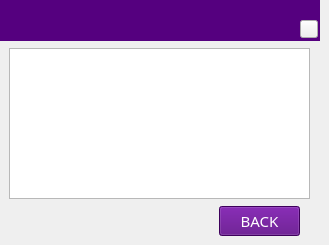
   <widget class="QWidget" name="page">
    <widget class="QLabel" name="label_10">
     <property name="geometry">
      <rect>
       <x>0</x>
       <y>0</y>
       <width>320</width>
       <height>41</height>
      </rect>
     </property>
     <property name="font">
      <font>
       <family>Sans Serif</family>
       <pointsize>11</pointsize>
       <weight>9</weight>
       <italic>false</italic>
       <bold>false</bold>
      </font>
     </property>
     <property name="cursor">
      <cursorShape>BlankCursor</cursorShape>
     </property>
     <property name="focusPolicy">
      <enum>Qt::NoFocus</enum>
     </property>
     <property name="styleSheet">
      <string notr="true">color: rgb(255, 255, 255);
background-color: rgb(85, 0, 127);
font: 75 11pt &quot;Sans Serif&quot;;</string>
     </property>
     <property name="text">
      <string extracomment="Bank Selection"/>
     </property>
    </widget>
    <widget class="QListWidget" name="listWidget_Issuer">
     <property name="geometry">
      <rect>
       <x>9</x>
       <y>48</y>
       <width>301</width>
       <height>151</height>
      </rect>
     </property>
     <property name="font">
      <font>
       <pointsize>14</pointsize>
       <weight>75</weight>
       <italic>false</italic>
       <bold>true</bold>
      </font>
     </property>
     <property name="focusPolicy">
      <enum>Qt::NoFocus</enum>
     </property>
     <property name="styleSheet">
      <string notr="true">color:rgb(0, 0, 127)</string>
     </property>
    </widget>
    <widget class="QPushButton" name="BtnBackIssuer">
     <property name="geometry">
      <rect>
       <x>219</x>
       <y>206</y>
       <width>81</width>
       <height>30</height>
      </rect>
     </property>
     <property name="font">
      <font>
       <family>Sans Serif</family>
       <pointsize>11</pointsize>
       <weight>9</weight>
       <italic>false</italic>
       <bold>false</bold>
      </font>
     </property>
     <property name="focusPolicy">
      <enum>Qt::NoFocus</enum>
     </property>
     <property name="styleSheet">
      <string notr="true">color: rgb(255, 255, 255);
background-color: rgb(85, 0, 127);
font: 75 11pt &quot;Sans Serif&quot;;</string>
     </property>
     <property name="text">
      <string>BACK</string>
     </property>
    </widget>
    <widget class="QLabel" name="FinoLogo_11">
     <property name="geometry">
      <rect>
       <x>5</x>
       <y>2</y>
       <width>71</width>
       <height>35</height>
      </rect>
     </property>
     <property name="autoFillBackground">
      <bool>false</bool>
     </property>
     <property name="styleSheet">
      <string notr="true">background-color: rgb(85, 0, 127);</string>
     </property>
     <property name="text">
      <string/>
     </property>
     <property name="pixmap">
      <pixmap resource="fino.qrc">:/Fino/Icons/finoW.png</pixmap>
     </property>
     <property name="scaledContents">
      <bool>true</bool>
     </property>
    </widget>
    <widget class="QLabel" name="BankSelection_LabelName">
     <property name="geometry">
      <rect>
       <x>93</x>
       <y>0</y>
       <width>221</width>
       <height>20</height>
      </rect>
     </property>
     <property name="font">
      <font>
       <pointsize>12</pointsize>
      </font>
     </property>
     <property name="styleSheet">
      <string notr="true">color: rgb(255, 255, 255);
background-color: rgb(85, 0, 127);</string>
     </property>
     <property name="text">
      <string/>
     </property>
     <property name="alignment">
      <set>Qt::AlignRight|Qt::AlignTrailing|Qt::AlignVCenter</set>
     </property>
    </widget>
    <widget class="QLabel" name="BankSelection_LabelBal">
     <property name="geometry">
      <rect>
       <x>93</x>
       <y>22</y>
       <width>201</width>
       <height>19</height>
      </rect>
     </property>
     <property name="font">
      <font>
       <pointsize>9</pointsize>
      </font>
     </property>
     <property name="styleSheet">
      <string notr="true">color: rgb(255, 255, 255);
background-color: rgb(85, 0, 127);</string>
     </property>
     <property name="text">
      <string/>
     </property>
     <property name="alignment">
      <set>Qt::AlignBottom|Qt::AlignRight|Qt::AlignTrailing</set>
     </property>
    </widget>
    <widget class="QPushButton" name="Balance_Show_pushButton_BankSelection_page">
     <property name="geometry">
      <rect>
       <x>300</x>
       <y>20</y>
       <width>18</width>
       <height>18</height>
      </rect>
     </property>
     <property name="text">
      <string/>
     </property>
     <property name="icon">
      <iconset>
       <activeon>:/Fino/1E.png</activeon>
      </iconset>
     </property>
     <property name="iconSize">
      <size>
       <width>18</width>
       <height>18</height>
      </size>
     </property>
    </widget>
   </widget>
